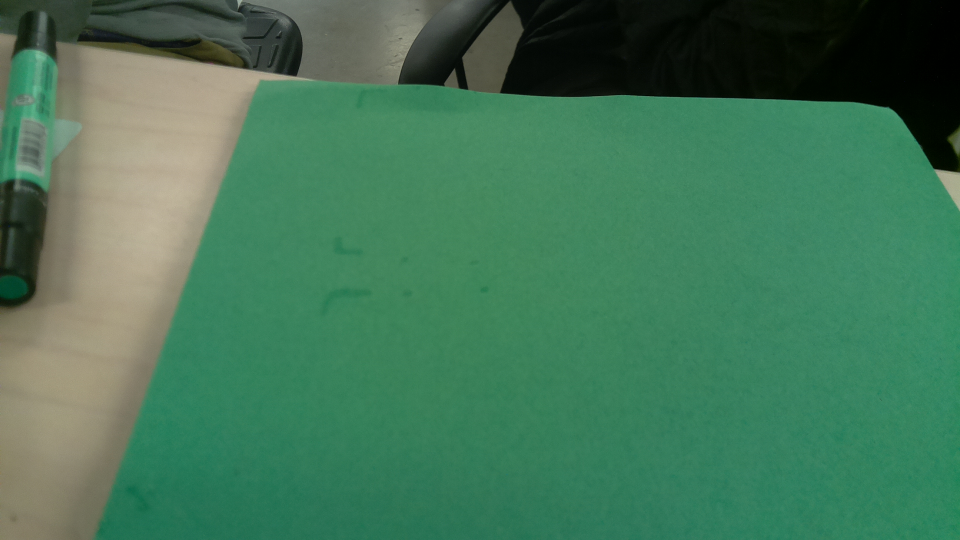
#> input picture image.jpg, 1920 x 1080 px (shown at 1/2 size)
$ python process_image.py
#> lines starting #> are read from the running program, lines starting #| are printed output that depends on the picture
import cv2
import numpy as np
from PIL import Image
import os

PROCESSED_IMAGES = "processed_images"


def make_greyscale(image):
#> called with image = 'image.jpg'
    img_orig = Image.open(image)
#> img_orig is the input picture: PIL image 1920x1080 RGB; mean R, G, B 67.3, 117.9, 87.7
    img_greyscale = img_orig.convert("L")
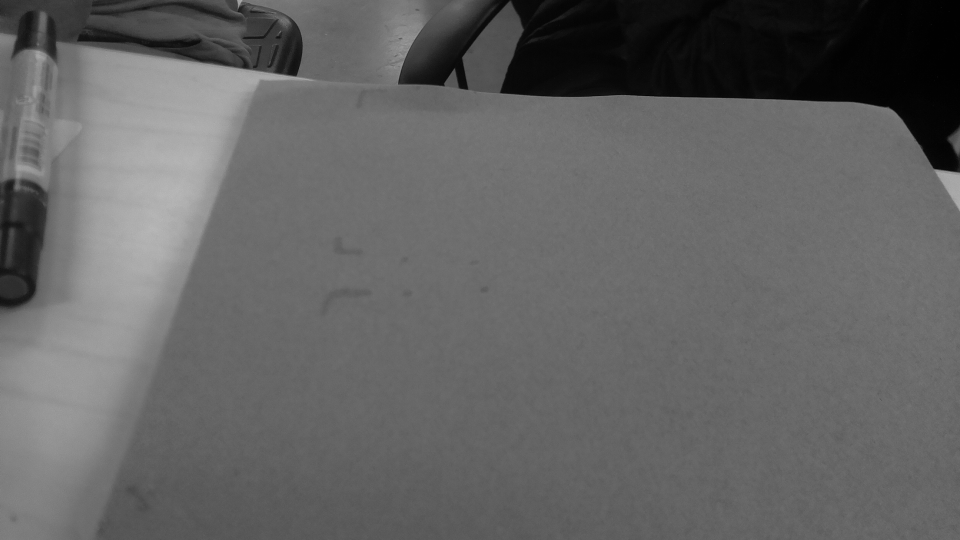
#> img_greyscale: PIL image 1920x1080 L (shown at 1/2 size); min 0, max 200, mean 99.3
    image_name = f"processed_images/{image.rsplit('.')[0]}_p.jpg"
    img_greyscale.save(image_name)
    return image_name


def filter_image(image):

#> called with image = 'processed_images/image_p.jpg'
    img = cv2.imread(image, 0)
#> img: shape (1080, 1920); min 0, max 185, mean 99.3

# [6 lines of commented-out code are left out]

    cv2.imwrite(image, img)


def crop_image(image):
    """Takes an image file and crops it in halves and stores it as the file name with
    "_bottom" and "_top" added accordingly.

    Arguments:
        image {str} -- pathname of image in current directory

    Returns:
        (top_image_name: {str}, bottom_image_name: {str}) -- a tuple with the image names
    """
#> called with image = 'processed_images/image_p.jpg'
    img = Image.open(image)
#> img: PIL image 1920x1080 L

    img_bbox = img.getbbox()
#> img_bbox = (0, 0, 1920, 1080)

    top_bbox = (img_bbox[0], img_bbox[1], img_bbox[2], img_bbox[3] / 2)
#> top_bbox = (0, 0, 1920, 540)
    bottom_bbox = (img_bbox[0], img_bbox[3] / 2, img_bbox[2], img_bbox[3])
#> bottom_bbox = (0, 540, 1920, 1080)
#    top_bbox = (699, 167, 990, 238)
#    bottom_bbox = (668, 599, 1028, 676)
    top_img = img.crop(top_bbox)
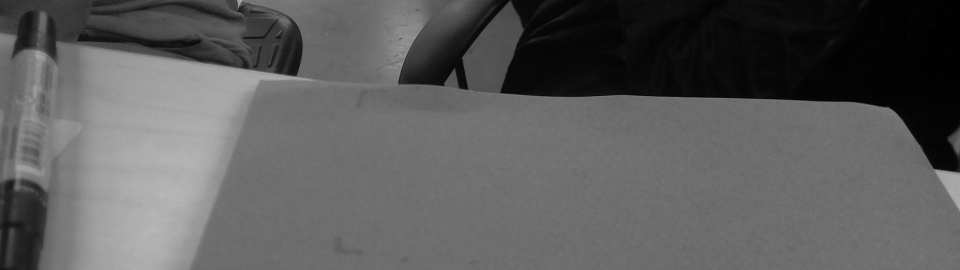
#> top_img: PIL image 1920x540 L (shown at 1/2 size); min 0, max 185, mean 92.2
    bottom_img = img.crop(bottom_bbox)
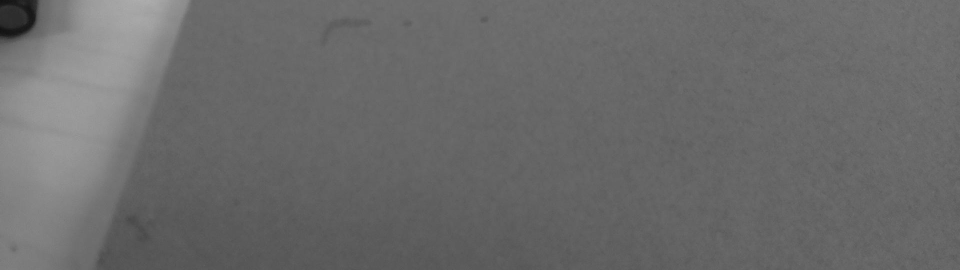
#> bottom_img: PIL image 1920x540 L (shown at 1/2 size); min 14, max 175, mean 106.3
    top_image_name = f"{image.rsplit('.')[0]}_top.jpg"
    top_img.save(top_image_name)

    bottom_image_name = f"{image.rsplit('.')[0]}_bottom.jpg"
    bottom_img.save(bottom_image_name)

    return (top_image_name, bottom_image_name)


def process_image(original_image):
    """Preprocessing for images to prepare for GCV

    Arguments:
        image {str} -- pathname of image in current directory

    Returns:
        (dealer_image {str}, player_image {str}, image {str}) -- the relative paths to each image
    """

    try:
        os.mkdir(PROCESSED_IMAGES)
    except FileExistsError:
        pass

    image = make_greyscale(original_image)
    filter_image(image)
    dealer_image, player_image = crop_image(image)
    return dealer_image, player_image, image


if __name__ == '__main__':
    process_image("image.jpg")
